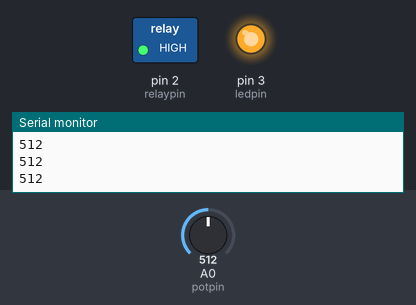
This sketch was run on a simulated Arduino Uno, built with avr-gcc and run on an emulated ATmega328P. On the bench: switched loads named in the sketch (green lamp = pin HIGH), output pins drawn as LEDs (lit = HIGH), the last lines printed to the serial monitor. The inputs (shaded band) are chosen by the test bench; at power-on: A0 (potpin) = 512.

Above: at 1.2 s.
1.3 s: A0 (potpin) set to 1023
At 1.79 s:
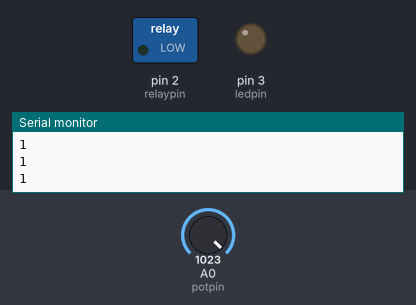
4.3 s: A0 (potpin) set to 900
Timing chart, 0 to 13.3 s (numbered marks = the images above; inputs shaded):
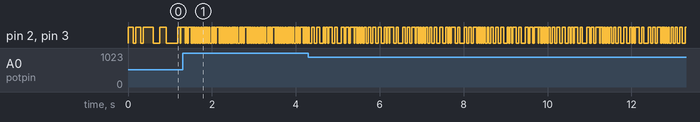

Measured:
- by itself, pin 2 (relaypin), pin 3 (ledpin): moves between LOW and HIGH, repeating every 1.5 s

The sketch:

relay_switcher_pedal.ino
```cpp
/*  REF: http://arduino.cc/en/Tutorial/SecretsOfArduinoPWM
 *
 */


int relaypin = 2;
int ledpin = 3;
int potpin = A0;

// ontime, offtime, ontime...
int sequence[] = {
100, 50, 98, 50, 204, 130, 122, 233,
50, 10, 87, 94, 149, 100, 198, 39,
98, 30, 40, 50, 60, 70, 80, 90,
100, 110, 120, 130, 140, 150, 160, 170,
};
int seqLength = 4 * 8;


int stepCount = 1;
int currStep = 0;

int sensorVal = 0;
float mult = 1.0;

void setup()
{
 Serial.begin(9600);

 pinMode(relaypin, OUTPUT);
 pinMode(ledpin, OUTPUT);

 pinMode(potpin, INPUT);
}

void loop()
{
  sensorVal = 1024 - analogRead(potpin);
  mult = ((float)sensorVal / 512.0) + 0.2;


  if((stepCount % 2) == 1) {
    digitalWrite(relaypin, HIGH);
    digitalWrite(ledpin, HIGH);
  } else {
    digitalWrite(relaypin, LOW);
    digitalWrite(ledpin, LOW);
  }

  delay(sequence[currStep] * mult);

  currStep++;
  stepCount++;
  if (currStep >= seqLength)
    currStep = 0;


  Serial.println(sensorVal, DEC);

}
```
